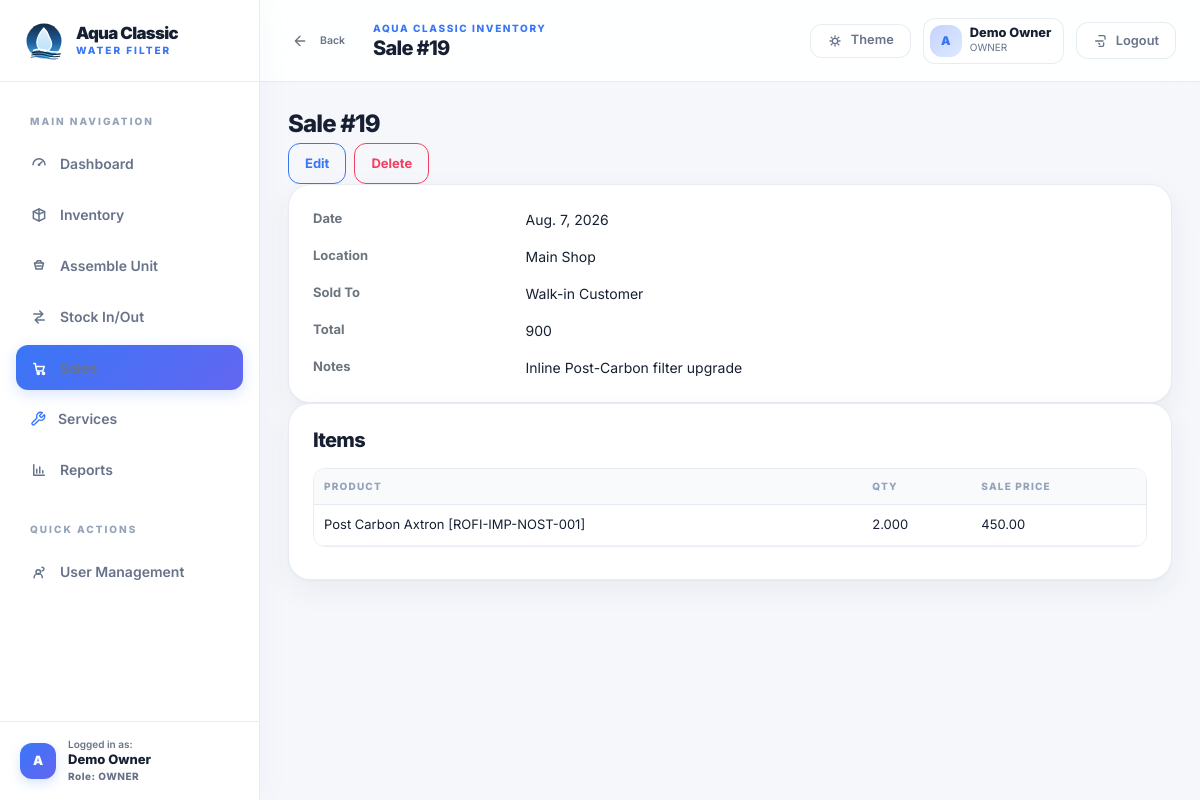
The page /sales/sales/19/ (signed in) on the database its author committed.
### accounts/models.py (models this page shows, shortened)
class User(AbstractUser):
	class Role(models.TextChoices):
		OWNER = "OWNER", "Owner/Admin"
		STAFF = "STAFF", "Staff"
	role = models.CharField(max_length=20, choices=Role.choices, default=Role.OWNER)
	class Meta:
		verbose_name = "user"
		verbose_name_plural = "users"

### sales/models.py (models this page shows, shortened)
class SaleRecord(models.Model):
	sale_date = models.DateField(auto_now_add=True)
	location = models.ForeignKey(Location, on_delete=models.PROTECT, related_name="sales")
	customer_name = models.CharField(max_length=160, blank=True)
	customer_phone = models.CharField(max_length=40, blank=True)
	notes = models.TextField(blank=True)
	total_amount = models.DecimalField(max_digits=12, decimal_places=2, default=Decimal("0.00"))
	created_by = models.ForeignKey(settings.AUTH_USER_MODEL, on_delete=models.PROTECT, related_name="sales_created")
	created_at = models.DateTimeField(auto_now_add=True)
	class Meta:
		ordering = ["-created_at"]

class SaleItem(models.Model):
	sale = models.ForeignKey(SaleRecord, on_delete=models.CASCADE, related_name="items")
	product = models.ForeignKey(Product, on_delete=models.PROTECT, related_name="sale_items")
	quantity = models.DecimalField(max_digits=12, decimal_places=3)
	sale_price = models.DecimalField(max_digits=12, decimal_places=2)
	class Meta:
		ordering = ["product__name"]

### inventory/models.py (models this page shows)
class Location(models.Model):
	name = models.CharField(max_length=120, unique=True)
	code = models.CharField(max_length=20, unique=True)
	address = models.TextField(blank=True)
	notes = models.TextField(blank=True)
	is_default = models.BooleanField(default=False)
	is_active = models.BooleanField(default=True)
	created_at = models.DateTimeField(auto_now_add=True)
	class Meta:
		ordering = ["name"]
	def __str__(self) -> str:
		return self.name

### catalog/models.py (models this page shows, shortened)
class Product(models.Model):
	class Configuration(models.TextChoices):
		SINGLE = "SINGLE", "Single"
		DUAL = "DUAL", "Dual"
		TRIPLE = "TRIPLE", "Triple"
		N_A = "N_A", "N/A"
	class UnitType(models.TextChoices):
		FINISHED_UNIT = "FINISHED_UNIT", "Finished Unit"
		COMPONENT = "COMPONENT", "Component"
		SPARE_PART = "SPARE_PART", "Spare Part"
	name = models.CharField(max_length=160)
	sku = models.CharField(max_length=64, unique=True, blank=True)
	category = models.ForeignKey(Category, on_delete=models.PROTECT, related_name="products")
	brand = models.ForeignKey(Brand, on_delete=models.SET_NULL, null=True, blank=True, related_name="products")
	configuration = models.CharField(max_length=20, choices=Configuration.choices, default=Configuration.N_A)
	stage_count = models.PositiveIntegerField(null=True, blank=True)
	unit_type = models.CharField(max_length=30, choices=UnitType.choices)
	unit_of_measure = models.CharField(max_length=40, default="piece")
	reorder_level = models.DecimalField(max_digits=12, decimal_places=3, default=Decimal("0"))
	cost_price = models.DecimalField(max_digits=12, decimal_places=2, default=Decimal("0.00"))
	notes = models.TextField(blank=True)
	pieces_per_box = models.PositiveIntegerField(null=True, blank=True, help_text="Number of pieces in one standard box. Leave blank if not applicable.")
	allow_negative_stock = models.BooleanField(default=False)
	is_active = models.BooleanField(default=True)
	created_at = models.DateTimeField(auto_now_add=True)
	updated_at = models.DateTimeField(auto_now=True)
	class Meta:
		ordering = ["-updated_at", "-id"]
	def __str__(self) -> str:
		return f"{self.name} [{self.sku}]"

### sales/views.py (the view)
# urls.py: path("sales/<int:pk>/", SaleDetailView.as_view(), name="sale-detail"),
class SaleDetailView(LoginRequiredMixin, DetailView):
    model = SaleRecord
    template_name = "sales/sale_record_detail.html"
    def get_context_data(self, **kwargs):
        context = super().get_context_data(**kwargs)
        context["page_title"] = f"Sale #{self.object.pk}"
        context["details"] = build_detail_rows(
            self.object,
            [
                {"label": "Date", "lookup": "sale_date"},
                {"label": "Location", "lookup": "location"},
                {"label": "Sold To", "lookup": "customer_name"},
                {"label": "Total", "lookup": "total_amount"},
                {"label": "Notes", "lookup": "notes"},
            ],
        )
        context["items"] = self.object.items.select_related("product")
        context["edit_url"] = reverse_lazy("sales:sale-edit", kwargs={"pk": self.object.pk})
        context["delete_url"] = reverse_lazy("sales:sale-delete", kwargs={"pk": self.object.pk})
        return context

### config/ui.py (called while the page is built)
def resolve_value(instance, lookup: str):
    value = instance
    for part in lookup.split("."):
        value = getattr(value, part)
        if callable(value):
            value = value()
    if isinstance(value, Decimal):
        return f"{value:,.3f}".rstrip("0").rstrip(".")
    if value is True:
        return "Yes"
    if value is False:
        return "No"
    return value

def build_detail_rows(instance, fields):
    return [
        {
            "label": field["label"],
            "value": resolve_value(instance, field["lookup"]),
        }
        for field in fields
    ]

### templates/sales/sale_record_detail.html
{% extends "generic/detail.html" %}
{% block content %}
<section class="page-panel">
  <div class="section-head">
    <div>
      <h2 class="h4 mb-1">{{ page_title }}</h2>
    </div>
    <div class="d-flex flex-wrap gap-2">
      <a class="btn btn-outline-primary" href="{{ edit_url }}">Edit</a>
      <a class="btn btn-outline-danger" href="{{ delete_url }}">Delete</a>
    </div>
  </div>
  <div class="card mb-0">
    <div class="card-body">
      <dl class="row mb-0 g-3">{% for field in details %}<dt class="col-sm-4 col-md-3 text-secondary">{{ field.label }}</dt><dd class="col-sm-8 col-md-9 mb-0">{{ field.value }}</dd>{% endfor %}</dl>
    </div>
  </div>
  <div class="card">
    <div class="card-body">
      <h2 class="h5 mb-3">Items</h2>
      <div class="table-responsive">
        <table class="table table-hover align-middle">
          <thead><tr><th>Product</th><th>Qty</th><th>Sale Price</th></tr></thead>
          <tbody>{% for item in items %}<tr><td>{{ item.product }}</td><td class="numeric">{{ item.quantity }}</td><td>{{ item.sale_price }}</td></tr>{% empty %}<tr><td colspan="3" class="empty-state">No items.</td></tr>{% endfor %}</tbody>
        </table>
      </div>
    </div>
  </div>
</section>
{% endblock %}

### templates/base.html (shortened to what this page needs)
{% load static %}
<!doctype html>
<html lang="en" data-theme="light">
<head>
  <link href="https://cdn.jsdelivr.net/npm/bootstrap@5.3.3/dist/css/bootstrap.min.css" rel="stylesheet">
  <link rel="stylesheet" href="{% static 'app.css' %}?v=3">
  <link href="https://cdn.jsdelivr.net/npm/tom-select@2.3.1/dist/css/tom-select.bootstrap5.min.css" rel="stylesheet">
</head>
<body class="app-root {% if not user.is_authenticated %}auth-layout{% endif %}">
  {% if user.is_authenticated %}
  <div class="app-shell">
    <aside class="sidebar" data-sidebar>
      <div class="sidebar__brand">
        <a class="brand-lockup" href="{% url 'dashboard:home' %}">
          <img src="{% static 'brand/aqua-classic-badge.svg' %}" alt="Aqua Classic" class="brand-lockup__mark">
          <span class="brand-lockup__copy">
            <strong>Aqua Classic</strong>
            <span>Water Filter</span>
          </span>
        </a>
      </div>
      <nav class="sidebar__nav" aria-label="Primary">
        <div class="sidebar__section-header">Main Navigation</div>
        <a class="sidebar-link {% if request.path == '/' %}is-active{% endif %}" href="{% url 'dashboard:home' %}">
          <svg aria-hidden="true"><use href="#icon-dashboard"></use></svg>
          <span>Dashboard</span>
        </a>
        <a class="sidebar-link {% if '/catalog/' in request.path %}is-active{% endif %}" href="{% url 'catalog:product-list' %}">
          <svg aria-hidden="true"><use href="#icon-catalog"></use></svg>
          <span>Inventory</span>
        </a>
        <a class="sidebar-link {% if '/inventory/assemble/' in request.path %}is-active{% endif %}" href="{% url 'inventory:assemble-unit' %}">
          <svg aria-hidden="true"><use href="#icon-assemble"></use></svg>
          <span>Assemble Unit</span>
        </a>
        <a class="sidebar-link {% if '/inventory/ledger/' in request.path %}is-active{% endif %}" href="{% url 'inventory:stock-ledger' %}">
          <svg aria-hidden="true"><use href="#icon-movement"></use></svg>
          <span>Stock In/Out</span>
        </a>
        <a class="sidebar-link {% if '/sales/' in request.path %}is-active{% endif %}" href="{% url 'sales:sale-list' %}">
          <svg aria-hidden="true"><use href="#icon-sales"></use></svg>
          <span>Sales</span>
        </a>
        <a class="sidebar-link {% if '/services/' in request.path %}is-active{% endif %}" href="{% url 'services:service-list' %}">
          <span>Services</span>
        </a>
        <a class="sidebar-link {% if '/reports/' in request.path %}is-active{% endif %}" href="{% url 'reports:report-home' %}">
          <svg aria-hidden="true"><use href="#icon-reports"></use></svg>
          <span>Reports</span>
        </a>
        {% if user.role == 'OWNER' or user.is_superuser %}
          <div class="sidebar__section-header mt-3">Quick Actions</div>
          <a class="sidebar-link {% if '/accounts/staff/' in request.path %}is-active{% endif %}" href="{% url 'accounts:staff-list' %}">
            <svg aria-hidden="true"><use href="#icon-users"></use></svg>
            <span>User Management</span>
          </a>
        {% endif %}
      </nav>
      <div class="sidebar__footer">
        <a href="{% url 'accounts:profile' %}" class="sidebar-user-card text-decoration-none">
          <div class="sidebar-user-card__avatar">{{ user.username|slice:':1'|upper }}</div>
          <div class="sidebar-user-card__info overflow-hidden">
            <span class="d-block small" style="font-size: 0.625rem; line-height: 1.2; color: var(--text-muted); font-weight: 600;">Logged in as:</span>
            <strong class="d-block text-truncate" style="font-size: 0.8125rem; color: var(--heading-color); font-weight: 800;">{{ user.get_full_name|default:user.username }}</strong>
            <span class="d-block small" style="font-size: 0.625rem; color: var(--accent-primary); font-weight: 800; letter-spacing: 0.05em;">Role: {{ user.role|default:'OWNER' }}</span>
          </div>
        </a>
      </div>
    </aside>
    <div class="app-main">
      <header class="topbar">
        <div class="topbar__left">
          <button class="btn btn-sm btn-ghost px-2 py-1 me-1 text-secondary" type="button" onclick="history.back()" title="Go to previous page">
            <svg style="width:16px;height:16px;vertical-align:-2px;" viewBox="0 0 24 24"><path d="M19 12H5M12 19l-7-7 7-7" fill="none" stroke="currentColor" stroke-width="2" stroke-linecap="round" stroke-linejoin="round"/></svg>
            <span class="small fw-semibold ms-1">Back</span>
          </button>
          <div class="topbar__title-wrap">
            <p class="topbar__eyebrow">Aqua Classic Inventory</p>
            <h1 class="topbar__title">{% block page_title %}Dashboard{% endblock %}</h1>
          </div>
        </div>
        <div class="topbar__actions">
          <button class="toggle-pill" type="button" data-theme-toggle aria-label="Toggle dark mode">
            <svg aria-hidden="true" class="toggle-pill__sun"><use href="#icon-sun"></use></svg>
            <span class="toggle-pill__label">Theme</span>
          </button>
          <a href="{% url 'accounts:profile' %}" class="user-chip text-decoration-none" title="View Owner Profile">
            <span class="user-chip__avatar">{{ user.username|slice:':1'|upper }}</span>
            <span class="user-chip__meta">
              <strong>{{ user.get_full_name|default:user.username }}</strong>
              <span>{{ user.role|default:'OWNER' }}</span>
            </span>
          </a>
          <form method="post" action="{% url 'logout' %}" class="logout-form">
            <button class="btn btn-ghost" type="submit">
              <svg aria-hidden="true"><use href="#icon-logout"></use></svg>
              Logout
            </button>
          </form>
        </div>
      </header>
      <main class="content-stage">
        <div class="content-frame page-enter">
          {% block content %}{% endblock %}
        </div>
      </main>
    </div>
  </div>
  {% endif %}
</body>
</html>

### rows shown on the page
User: username "A", get_full_name "Demo Owner", role "OWNER"
SaleRecord: value "Aug. 7, 2026" "Walk-in Customer" "Inline Post-Carbon filter upgrade"
Location: label "Location", value "Main Shop"
SaleItem: product "Post Carbon Axtron [ROFI-IMP-NOST-001]", quantity "2.000", sale_price "450.00"

### other values the page prints
{{ page_title }} "Sale #19"
{{ field.label }} "Date" "Sold To" "Total" "Notes"
{{ field.value }} "900"
